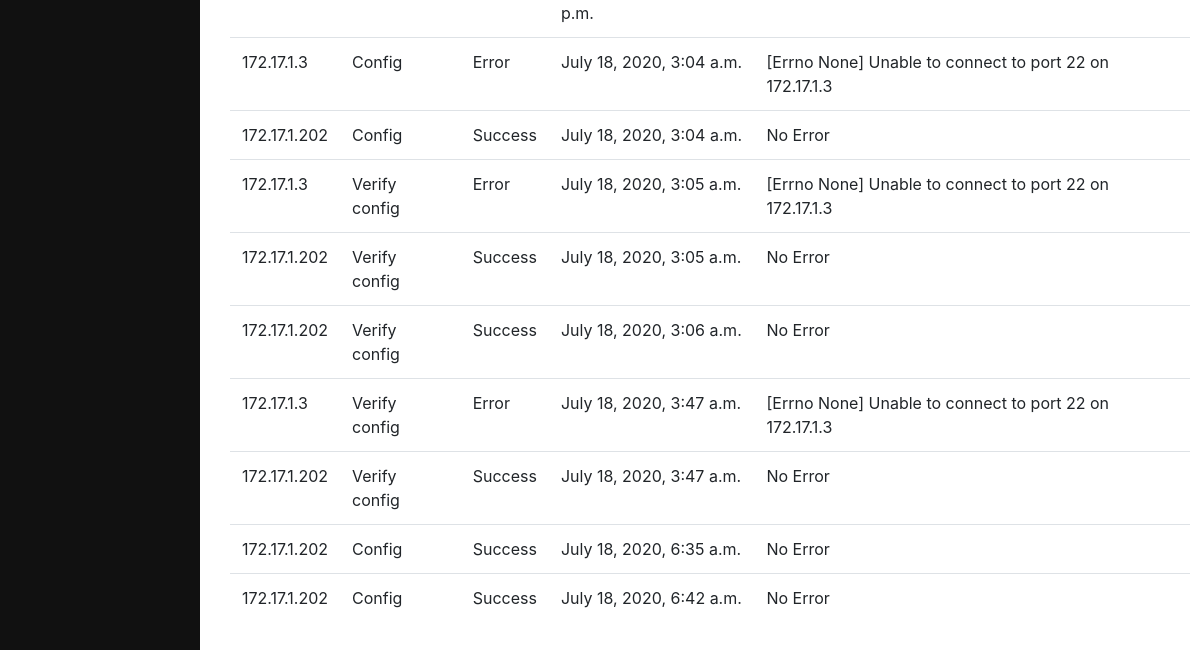
/log/ (lower part), run on an earlier commit of the app's database.
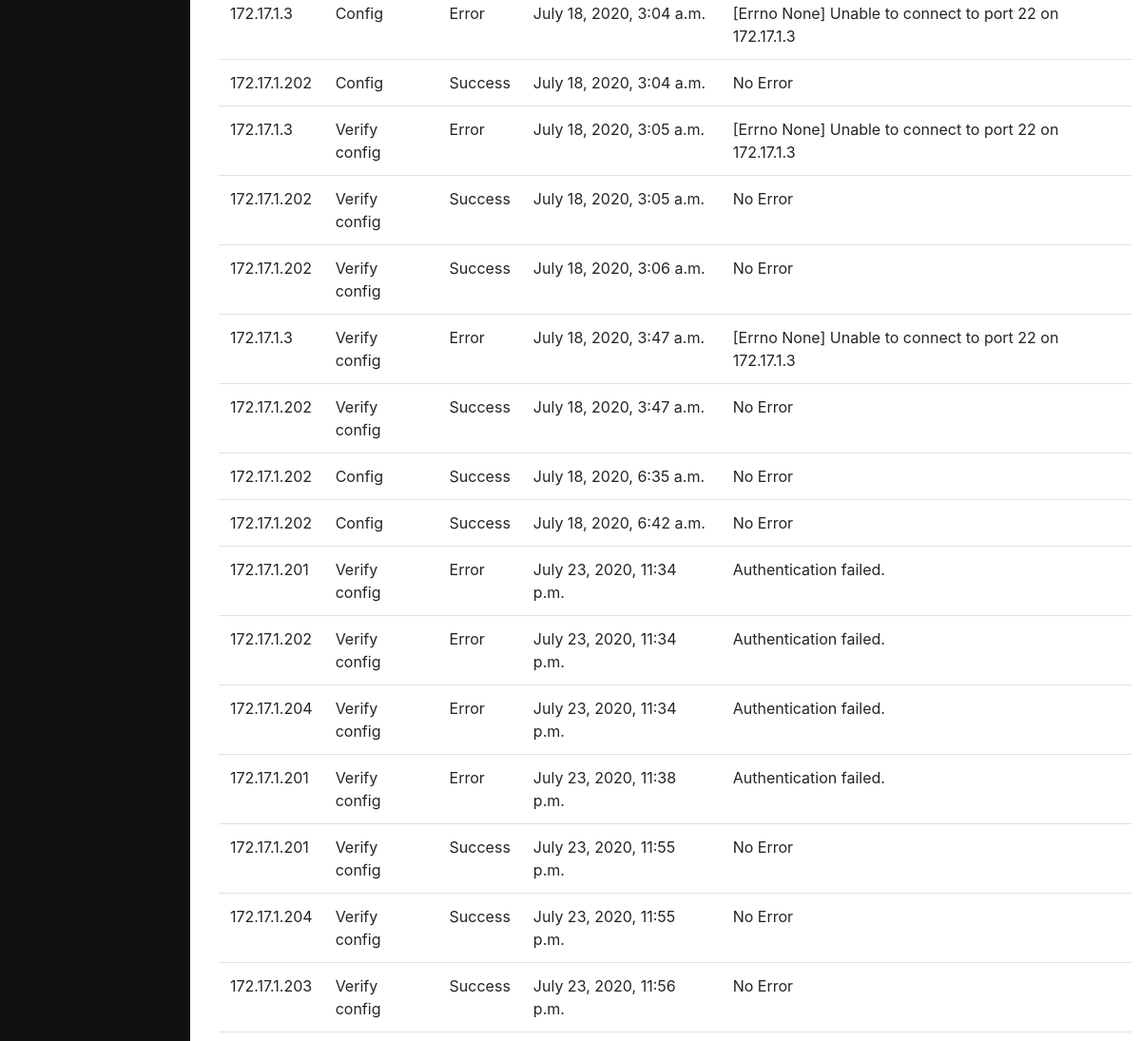
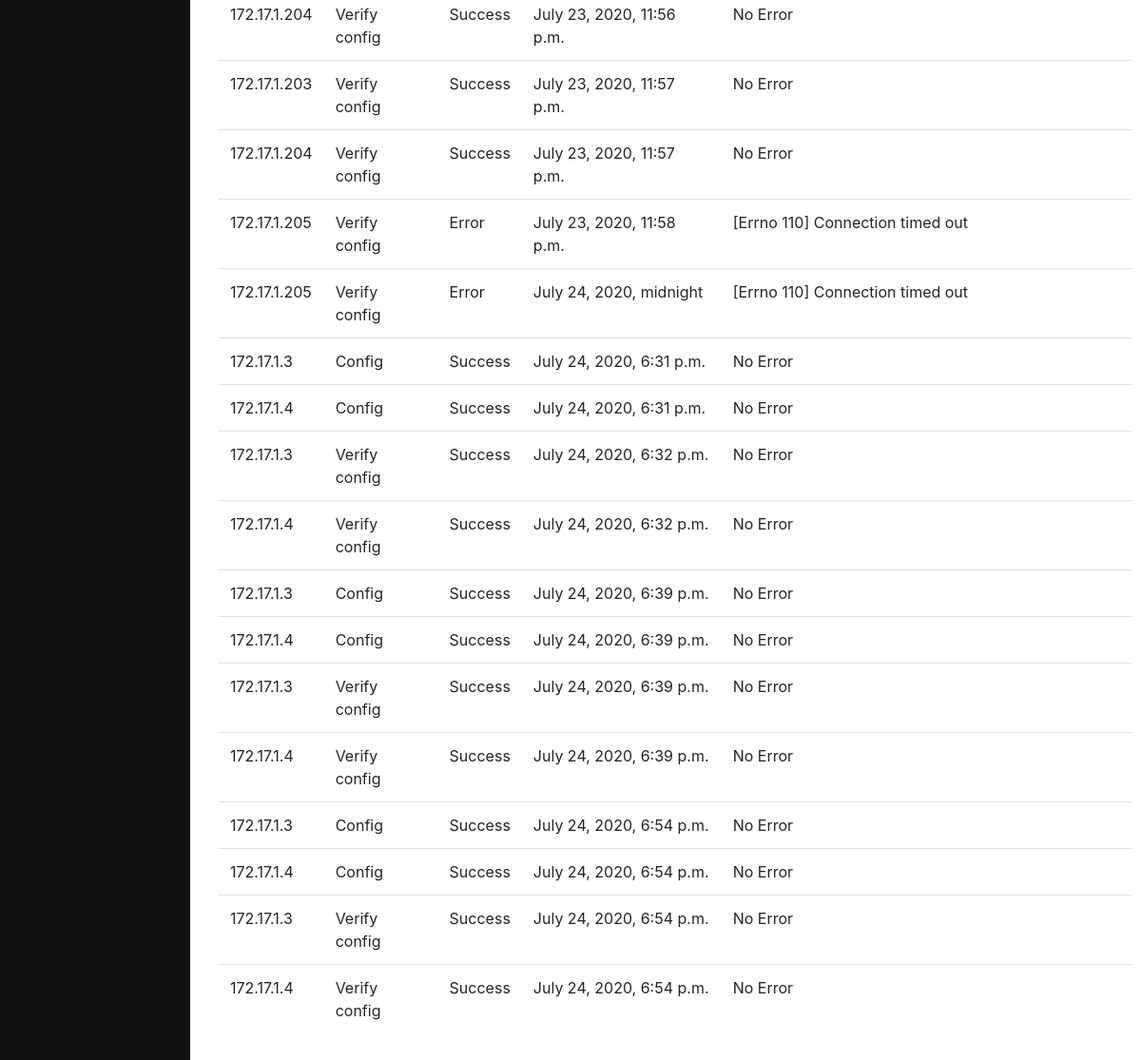
And on a later commit of the database (2 pictures, top to bottom).
### tomatis/models.py (models this page shows, shortened)
class Log(models.Model):
	target = models.CharField(max_length=255)
	action = models.CharField(max_length=255)
	status = models.CharField(max_length=255)
	time = models.DateTimeField(null=True)
	messages = models.CharField(max_length=255, blank=True)

### tomatis/views.py (the view)
# urls.py: path('log/',views.log, name='log'),
def log(request):
	logs = Log.objects.all()
	context = {
		'logs': logs,
	}
	return render(request ,'log.html', context)

### templates/log.html (shortened to what this page needs)
{% extends 'main_template.html' %}
{% load django_bootstrap_breadcrumbs %}
{% block content %}
    <table class="mt-3 table">
        <tbody>
        {% for log in logs %}
        <tr>
                <td>{{ log.target }}</td>
                <td>{{ log.action }}</td>
                <td>{{ log.status }}</td>
                <td>{{ log.time }}</td>
                <td>{{ log.messages }}</td>
            </tr>
        {% endfor %}
        </tbody></table>
{% endblock content %}

What changed in the data, as far as the page shows it:
added Log: target "172.17.1.201", action "Verify config", status "Error", time "July 23, 2020, 11:34 p.m.", messages "Authentication failed."
added Log: target "172.17.1.202", action "Verify config", status "Error", time "July 23, 2020, 11:34 p.m.", messages "Authentication failed."
added Log: target "172.17.1.204", action "Verify config", status "Error", time "July 23, 2020, 11:34 p.m.", messages "Authentication failed."
added Log: target "172.17.1.201", action "Verify config", status "Error", time "July 23, 2020, 11:38 p.m.", messages "Authentication failed."
added Log: target "172.17.1.201", action "Verify config", status "Success", time "July 23, 2020, 11:55 p.m.", messages "No Error"
added Log: target "172.17.1.204", action "Verify config", status "Success", time "July 23, 2020, 11:55 p.m.", messages "No Error"
added Log: target "172.17.1.203", action "Verify config", status "Success", time "July 23, 2020, 11:56 p.m.", messages "No Error"
added Log: target "172.17.1.204", action "Verify config", status "Success", time "July 23, 2020, 11:56 p.m.", messages "No Error"
added Log: target "172.17.1.203", action "Verify config", status "Success", time "July 23, 2020, 11:57 p.m.", messages "No Error"
added Log: target "172.17.1.204", action "Verify config", status "Success", time "July 23, 2020, 11:57 p.m.", messages "No Error"
added Log: target "172.17.1.205", action "Verify config", status "Error", time "July 23, 2020, 11:58 p.m.", messages "[Errno 110] Connection timed out"
added Log: target "172.17.1.205", action "Verify config", status "Error", time "July 24, 2020, midnight", messages "[Errno 110] Connection timed out"
added Log: target "172.17.1.3", action "Config", status "Success", time "July 24, 2020, 6:31 p.m.", messages "No Error"
added Log: target "172.17.1.4", action "Config", status "Success", time "July 24, 2020, 6:31 p.m.", messages "No Error"
added Log: target "172.17.1.3", action "Verify config", status "Success", time "July 24, 2020, 6:32 p.m.", messages "No Error"
added Log: target "172.17.1.4", action "Verify config", status "Success", time "July 24, 2020, 6:32 p.m.", messages "No Error"
added Log: target "172.17.1.3", action "Config", status "Success", time "July 24, 2020, 6:39 p.m.", messages "No Error"
added Log: target "172.17.1.4", action "Config", status "Success", time "July 24, 2020, 6:39 p.m.", messages "No Error"
added Log: target "172.17.1.3", action "Verify config", status "Success", time "July 24, 2020, 6:39 p.m.", messages "No Error"
added Log: target "172.17.1.4", action "Verify config", status "Success", time "July 24, 2020, 6:39 p.m.", messages "No Error"
added Log: target "172.17.1.3", action "Config", status "Success", time "July 24, 2020, 6:54 p.m.", messages "No Error"
added Log: target "172.17.1.4", action "Config", status "Success", time "July 24, 2020, 6:54 p.m.", messages "No Error"
added Log: target "172.17.1.3", action "Verify config", status "Success", time "July 24, 2020, 6:54 p.m.", messages "No Error"
added Log: target "172.17.1.4", action "Verify config", status "Success", time "July 24, 2020, 6:54 p.m.", messages "No Error"
